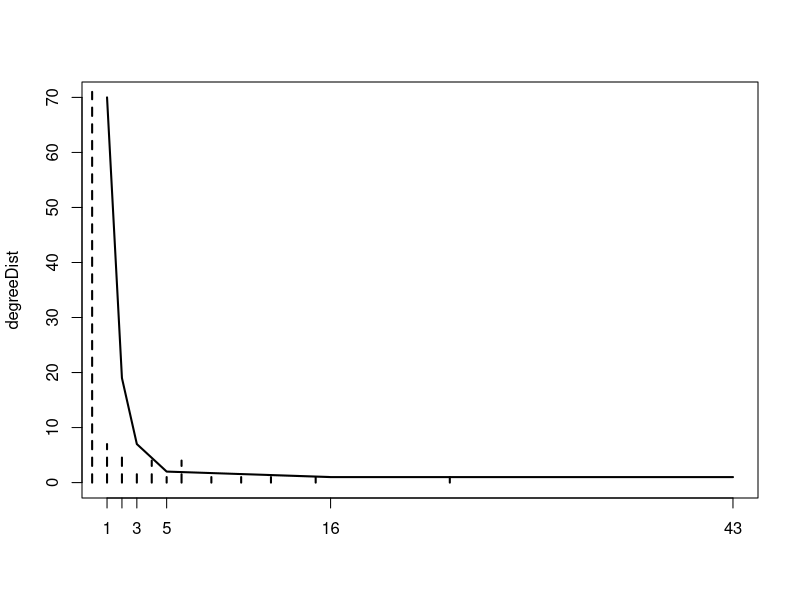

Recreate this plot in R.
require(igraph)

g <- barabasi.game(100, 1.4)

V(g)$dc <- degree(g)
V(g)$bc <- betweenness(g)


#----
# Centrality vector to empirical distribution
degreeDist <- table(V(g)$dc)
betDist <- table(V(g)$bc)

# normalize degrees


# Plot two distributions in one chart with two lines
plot(degreeDist, type="l", lty=1)
lines(betDist, lty=2)

# Spearman correlation between centrality vectors
cor(V(g)$dc, V(g)$bc, method = "spearman")

# Kolmogorov Smirnov distribution test
kstestResult <- ks.test(V(g)$dc, V(g)$bc)
print(kstestResult)